Frame 1 (no input): blank canvas, image omitted
Frame 60 (no input): blank canvas, image omitted
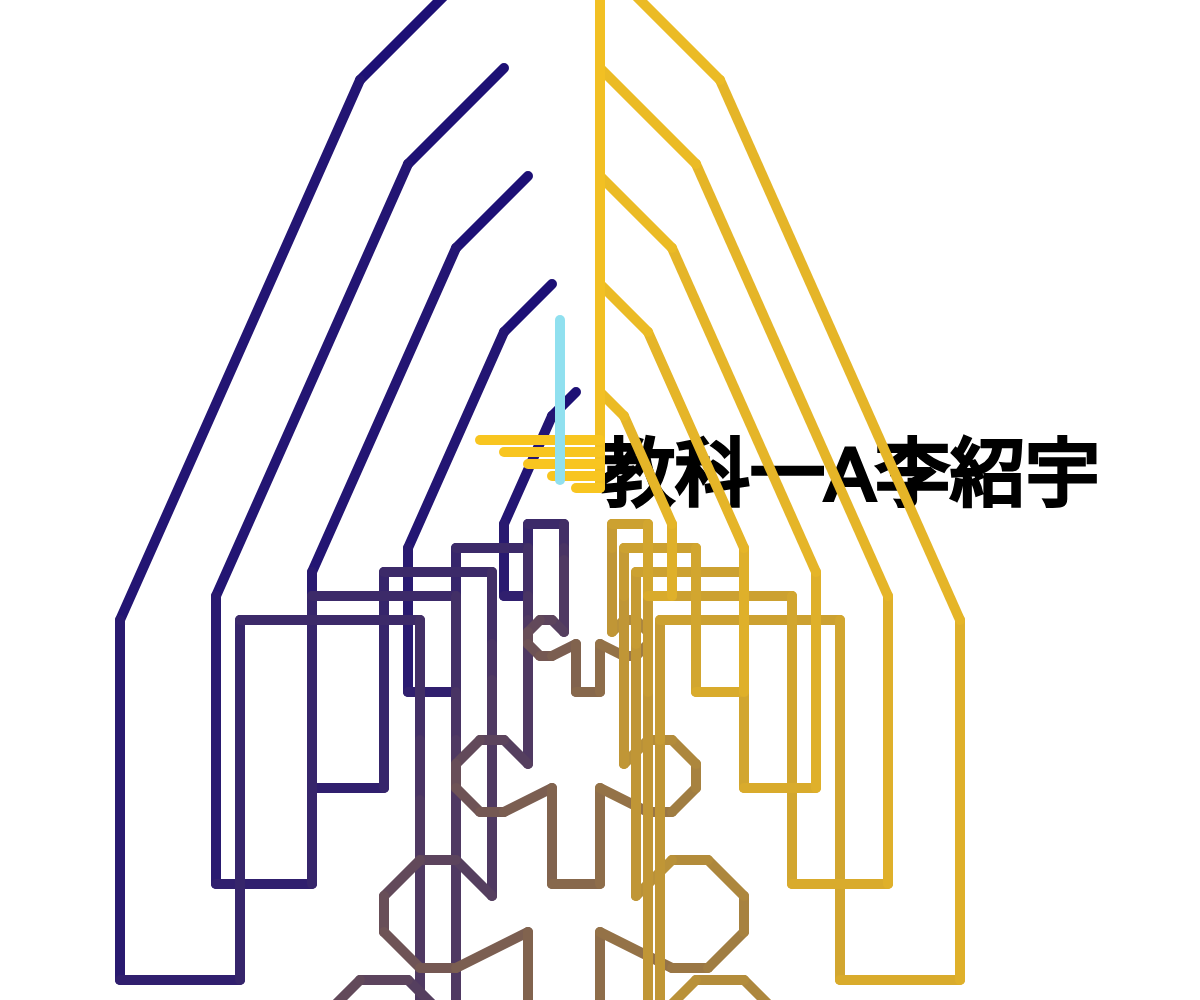
Frame 120 (the mouse pressed at the canvas centre since frame 60)

The p5.js sketch whose frames 1 and 60 were blank and that drew this single picture after the mouse press (run headless with seeded random() and noise() and a simulated clock; from frame 60 on, the mouse is pressed at the canvas centre):

// p5.js sketch
// ── sketch.js
let points =  [[-2,9],[-4,7],[-8,-2],[-8,-8],[-6,-8],[-6,-2],[-3,-2],[-3,-4],[-3,-5],[-3,-11],[-4,-10],[-5,-10],[-6,-11],[-6,-12],
[-5,-13],[-4,-13],[-2,-12],[-2,-16],[0,-16],[0,-12],[2,-13],[3,-13],[4,-12],[4,-11],[3,-10],
[2,-10],[1,-11] ,[1,-4],[1,-2],[4,-2],[4,-8],[6,-8],[6,-2],[2,7],[0,9],[0,1],[-2,1]]; 


function setup() {   
  createCanvas(windowWidth, windowHeight); 
  
  for (let i = 0; i < points.length; i++) {
    for (let j = 0; j < points[i].length; j++) {
      points[i][j] = points[i][j] * 20;
    }
  }
}


function draw() {
  background(255);
  stroke(0)
  strokeWeight(4)
  text("教科一A李紹宇",mouseX,mouseY)
  
  translate(mouseX, mouseY); 
  scale(1, -1); 

  for (let i = 0; i < points.length-1; i++) {
    let ratio1 = map(i, 0, points.length-1, 0, 1);
    let ratio2 = map(i+1, 0, points.length-1, 0, 1);
    let clr = lerpColor(color("#1D1075"), color("#feca1e"), ratio1);
    let middlecolor = lerpColor(color("#90e0ef"), color("#766153"), (ratio1+ratio2)/2)
    stroke(clr);
    strokeWeight(10);
    for(k=1;k<6;k++){
      textSize(25*(mouseX/1000)*k)
      line(points[i][0]*(mouseX/1000)*k, points[i][1]*(mouseX/1000)*k, points[i+1][0]*(mouseX/1000)*k, points[i+1][1]*(mouseX/1000)*k);
    }
  }
  let clr = lerpColor(color("#90e0ef"), color("#766153"), map(0, 0, points.length-1, 0, 1));
  stroke(clr);
  line(points[points.length-1][0], points[points.length-1][1], points[0][0], points[0][1]); 
}
